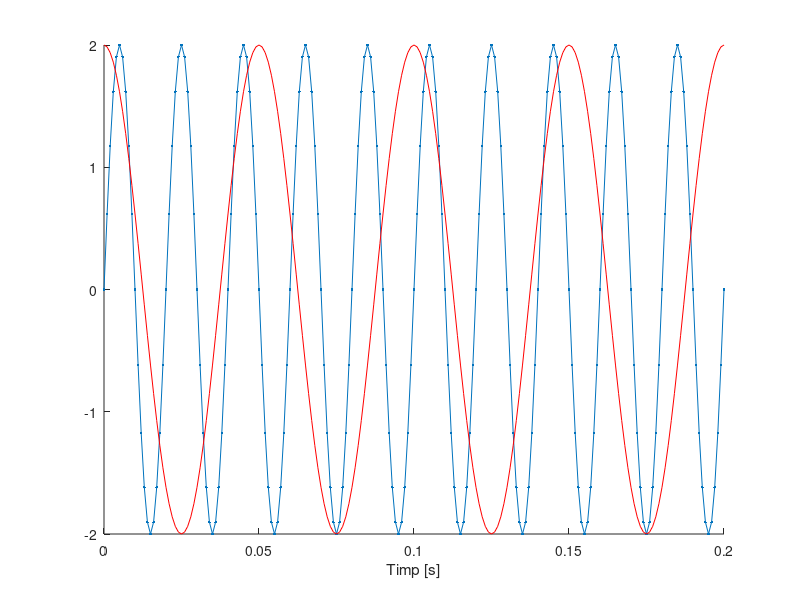

Write the MATLAB code that produced this figure.
F = 50;
t = 0:0.001:0.2;
s = 2*sin(2*pi*F*t);
hold on
plot(t,s,'.-'),xlabel('Timp [s]'),grid


F = 20;
t = 0:0.001:0.2;
s = 2*cos(2*pi*F*t);
figure(1)
plot(t,s,'r'),xlabel('Timp [s]'),grid